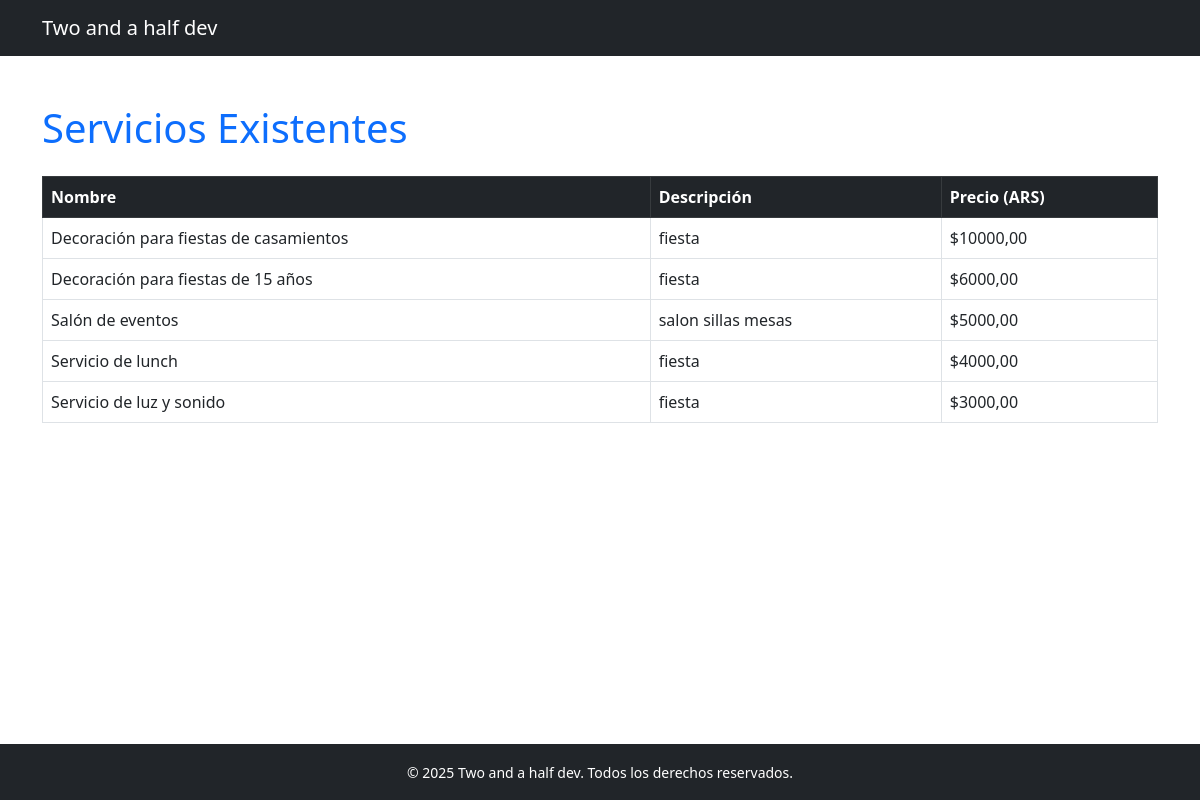
/services/ (signed in), run on the app's committed database.
### servicio_eventos/models.py (models this page shows, shortened)
class ISwitchActivate():
    def delete(self, using = None, keep_parents=False):
        self.activo = not self.activo
        self.save()

class Servicio(models.Model,ISwitchActivate):
    nombre = models.CharField(max_length=100)
    descripcion = models.TextField()
    precio = models.DecimalField(max_digits=10, decimal_places=2)
    activo = models.BooleanField(default=True)

### servicio_eventos/views.py (the view)
# urls.py: path("services/",SerivicioListView.as_view(),name="services"),
class SerivicioListView(LoginRequiredMixin,ListView):
    queryset = Servicio.objects.all()
    template_name = "servicio_eventos/services.html"
    context_object_name = "services"

### servicio_eventos/views.py (called while the page is built)
    @method_decorator(login_required)
    def dispatch(self, *args, **kwargs):
        return super().dispatch(*args, **kwargs)

### servicio_eventos/templates/servicio_eventos/services.html (shortened to what this page needs)
<!DOCTYPE html>
<html lang="es">
<head>
  <link href="https://cdn.jsdelivr.net/npm/bootstrap@5.3.0/dist/css/bootstrap.min.css" rel="stylesheet" />
</head>
<body>
  <nav class="navbar navbar-expand-lg navbar-dark bg-dark">
    <div class="container">
      <a class="navbar-brand" href="{% url 'home' %}">Two and a half dev</a>
    </div>
  </nav>
  <main class="container py-5">
    <h1 class="mb-4 text-primary">Servicios Existentes</h1>
    {% if services %}
      <div class="table-responsive">
        <table class="table table-bordered table-hover">
          <thead class="table-dark">
            <tr>
              <th>Nombre</th>
              <th>Descripción</th>
              <th>Precio (ARS)</th>
            </tr>
          </thead>
          <tbody>
            {% for service in services %}
              <tr>
                <td>{{ service.nombre }}</td>
                <td>{{ service.descripcion }}</td>
                <td>${{ service.precio }}</td>
              </tr>
            {% endfor %}
          </tbody>
        </table>
      </div>
    {% else %}
      <div class="alert alert-info" role="alert">
        No hay servicios disponibles.
      </div>
    {% endif %}
  </main>
  <footer class="bg-dark text-white text-center py-3 mt-auto">
    <small>&copy; 2025 Two and a half dev. Todos los derechos reservados.</small>
  </footer>
</body>
</html>

### servicio_eventos/templates/servicio_eventos/services.html (style rules this page uses)
html, body { height: 100%; }
body { display: flex; flex-direction: column; }
main { flex: 1; }

### data on the page
Servicio: nombre "Decoración para fiestas de casamientos", descripcion "fiesta", precio "10000,00"
Servicio: nombre "Decoración para fiestas de 15 años", descripcion "fiesta", precio "6000,00"
Servicio: nombre "Salón de eventos", descripcion "salon sillas mesas", precio "5000,00"
Servicio: nombre "Servicio de lunch", descripcion "fiesta", precio "4000,00"
Servicio: nombre "Servicio de luz y sonido", descripcion "fiesta", precio "3000,00"
